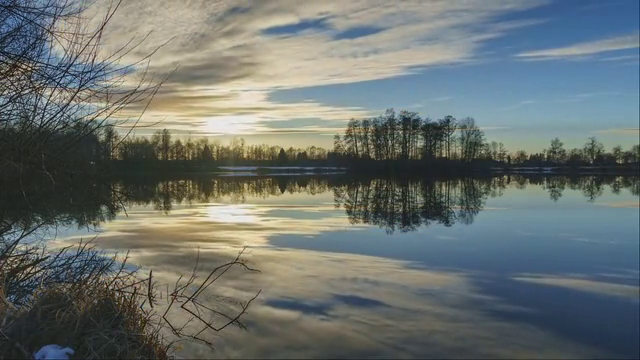
#> input picture frame 37 of test.mp4, 640 x 360 px, given in place of the camera
$ jupyter execute --allow-errors test.ipynb   (shell and % lines are left out)
#> lines starting #> are read from the running program, lines starting #| are printed output that depends on the picture; after the words box and inside, x2 and y2 are one past the last pixel; in counts of white or black regions, pixels touching at a corner belong together
[cell 1]
# ex001_check_version.py

import mujoco

print("MuJoCo version:", mujoco.__version__)

[cell 2]
import cv2

[cell 3]
import cv2

[cell 4]
cv2.__version__

[cell 5]
import cv2

cap = cv2.VideoCapture(0)

if not cap.isOpened():
    print("카메라를 열 수 없습니다.")
else:
    print("카메라가 정상적으로 열렸습니다.")

cap.release()

[cell 6]
import cv2

cap = cv2.VideoCapture(0)

if not cap.isOpened():
    print("카메라를 열 수 없습니다.")
else:
    while True:
        ret, frame = cap.read()
#> frame is the input picture: shape (360, 640, 3); mean B, G, R 111.4, 114.3, 107.3

        if not ret:
            print("프레임을 읽을 수 없습니다.")
            break

        cv2.imshow("Camera Frame", frame)

        if cv2.waitKey(1) == ord('q'):
#> (key q is pressed here)
            break
        #cv2.waitkey(0)
    cap.release()
    cv2.destroyAllWindows()

[cell 7]
import cv2
import time

cap = cv2.VideoCapture(0)

if not cap.isOpened():
    print("카메라를 열 수 없습니다.")
else:
    prev_time = time.time()

    while True:
        ret, frame = cap.read()

        if not ret:
            print("프레임을 읽을 수 없습니다.")
            break

        current_time = time.time()
        elapsed_time = current_time - prev_time
        prev_time = current_time

        if elapsed_time > 0:
            fps = 1.0 / elapsed_time
        else:
            fps = 0

        cv2.putText(
            frame,
            f"FPS: {fps:.2f}",
            (20, 40),
            cv2.FONT_HERSHEY_SIMPLEX,
            1.0,
            (0, 255, 0),
            2
        )
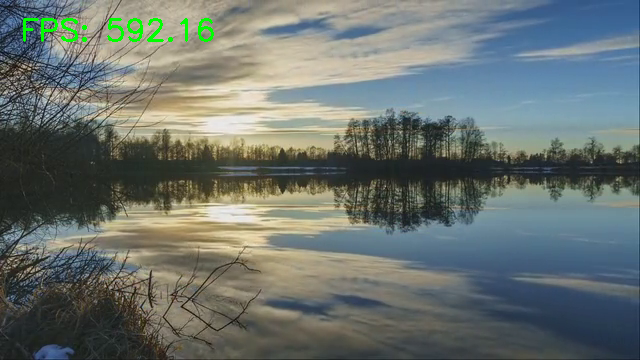
#> frame: shape (360, 640, 3); 0.57% of pixels changed, all inside (x1, y1, x2, y2) = (23, 18, 214, 42)

        cv2.imshow("FPS Camera", frame)

        if cv2.waitKey(1) == ord('q'):
#> (key q is pressed here)
            break

    cap.release()
    cv2.destroyAllWindows()

[cell 8]
import cv2

video_path = "test.mp4"

cap = cv2.VideoCapture(video_path)

if not cap.isOpened():
    print("비디오 파일을 열 수 없습니다.")
else:
    while True:
        ret, frame = cap.read()

        if not ret:
            print("비디오가 끝났거나 프레임을 읽을 수 없습니다.")
            break

        cv2.imshow("Video File", frame)

        if cv2.waitKey(30) == ord('q'):
#> (key q is pressed here)
            break

    cap.release()
    cv2.destroyAllWindows()

[cell 9]
import cv2

cap = cv2.VideoCapture(0)

if not cap.isOpened():
    print("카메라를 열 수 없습니다.")
else:
    while True:
        ret, frame = cap.read()

        if not ret:
            print("프레임을 읽을 수 없습니다.")
            break

        gray = cv2.cvtColor(frame, cv2.COLOR_BGR2HSV)
#> gray: shape (360, 640, 3); mean H, S, V 61.7, 57.9, 124

        cv2.imshow("Original Camera", frame)
        cv2.imshow("Gray Camera", gray)

        if cv2.waitKey(1) == ord('q'):
#> (key q is pressed here)
            break

    cap.release()
    cv2.destroyAllWindows()

[cell 10]
import cv2

cap = cv2.VideoCapture(0)

if not cap.isOpened():
    print("카메라를 열 수 없습니다.")
else:
    while True:
        ret, frame = cap.read()

        if not ret:
            print("프레임을 읽을 수 없습니다.")
            break

        gray = cv2.cvtColor(frame, cv2.COLOR_BGR2GRAY)
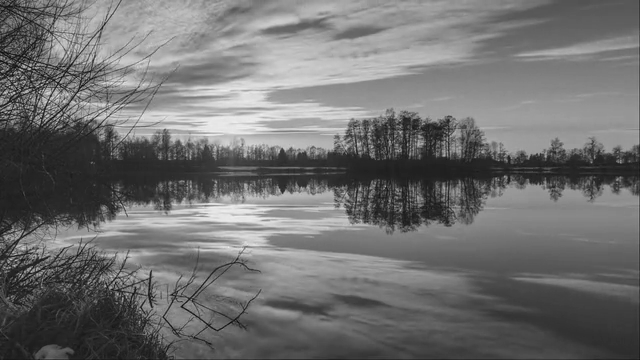
#> gray: shape (360, 640); min 10, max 239, mean 111.9

        blurred = cv2.GaussianBlur(gray, (5, 5), 0)

        edges = cv2.Canny(blurred, 50, 150)
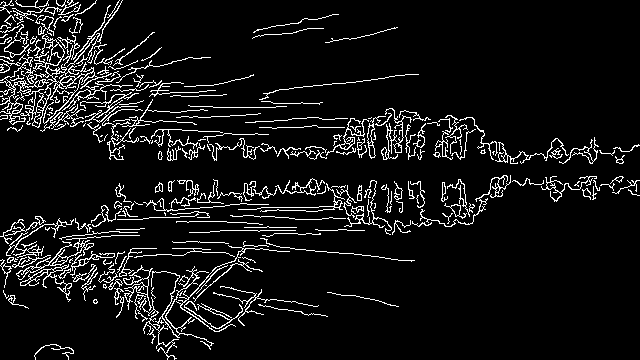
#> edges: shape (360, 640); 7.8% white in thin lines or dots

        cv2.imshow("Original Camera", frame)
        cv2.imshow("Canny Edge Camera", edges)

        if cv2.waitKey(1) == ord('q'):
#> (key q is pressed here)
            break

    cap.release()
    cv2.destroyAllWindows()

[cell 11]
import cv2
import numpy as np

image_path = "practice_images/sample.jpg"

image = cv2.imread(image_path)
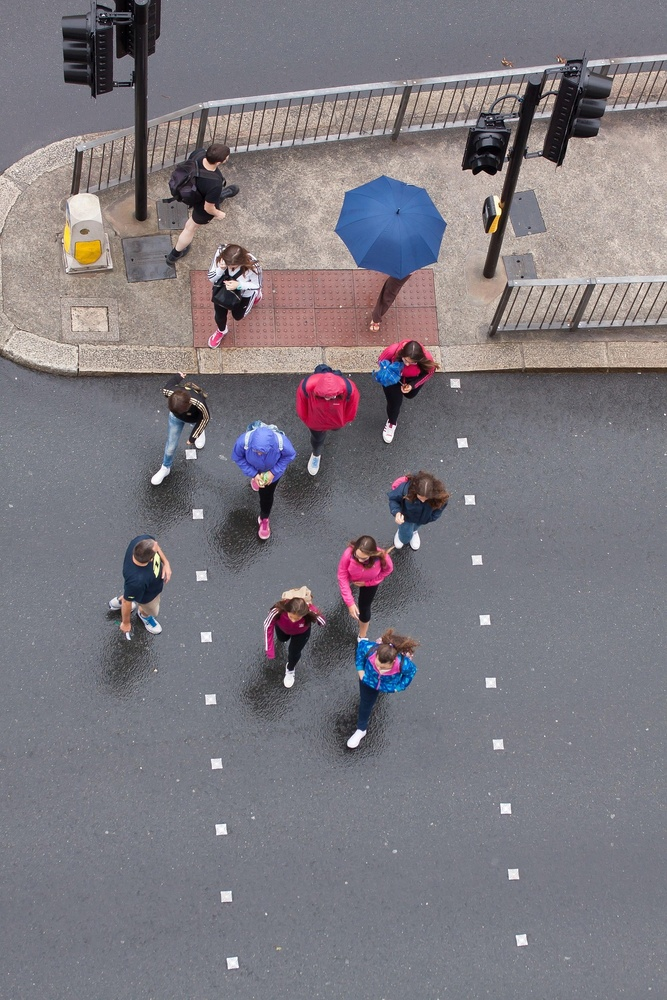
#> input picture practice_images/sample.jpg, 667 x 1000 px, shrunk from 1280 x 1920 before the run
#> image is the input picture: shape (1000, 667, 3); mean B, G, R 127.9, 121.5, 125.5

if image is None:
    print("이미지를 읽을 수 없습니다.")
else:
    hsv = cv2.cvtColor(image, cv2.COLOR_BGR2HSV)
#> hsv: shape (1000, 667, 3); mean H, S, V 94.2, 32.5, 134.8

    lower_color = np.array([100, 100, 100])
    upper_color = np.array([130, 255, 255])

    mask = cv2.inRange(hsv, lower_color, upper_color)
#> mask: shape (1000, 667); 1.9% white; 23 white regions (11 under 20 px), largest, box (x1, y1, x2, y2) and area: (336, 176, 446, 279) 7981, (231, 428, 296, 482) 2085, (355, 640, 417, 693) 1369

    result = cv2.bitwise_and(image, image, mask=mask)

    cv2.imshow("Original Image", image)
    cv2.imshow("HSV Mask", mask)
    cv2.imshow("Color Extract Result", result)

    cv2.waitKey(0)
    cv2.destroyAllWindows()

[cell 12]
import cv2
import numpy as np

image_path = "practice_images/sample.jpg"

image = cv2.imread(image_path)

if image is None:
    print("이미지를 읽을 수 없습니다.")
else:
    hsv = cv2.cvtColor(image, cv2.COLOR_BGR2HSV)

    lower_red1 = np.array([0, 100, 100])
    upper_red1 = np.array([10, 255, 255])

    lower_red2 = np.array([170, 100, 100])
    upper_red2 = np.array([179, 255, 255])

    mask1 = cv2.inRange(hsv, lower_red1, upper_red1)
#> mask1: shape (1000, 667); 0.15% white in thin lines or dots, all inside (x1, y1, x2, y2) = (123, 59, 564, 668)
    mask2 = cv2.inRange(hsv, lower_red2, upper_red2)
#> mask2: shape (1000, 667); 0.54% white; 36 white regions (22 under 20 px), largest, box (x1, y1, x2, y2) and area: (296, 374, 361, 431) 2702, (378, 338, 413, 361) 242, (403, 362, 420, 377) 113

    red_mask = cv2.bitwise_or(mask1, mask2)
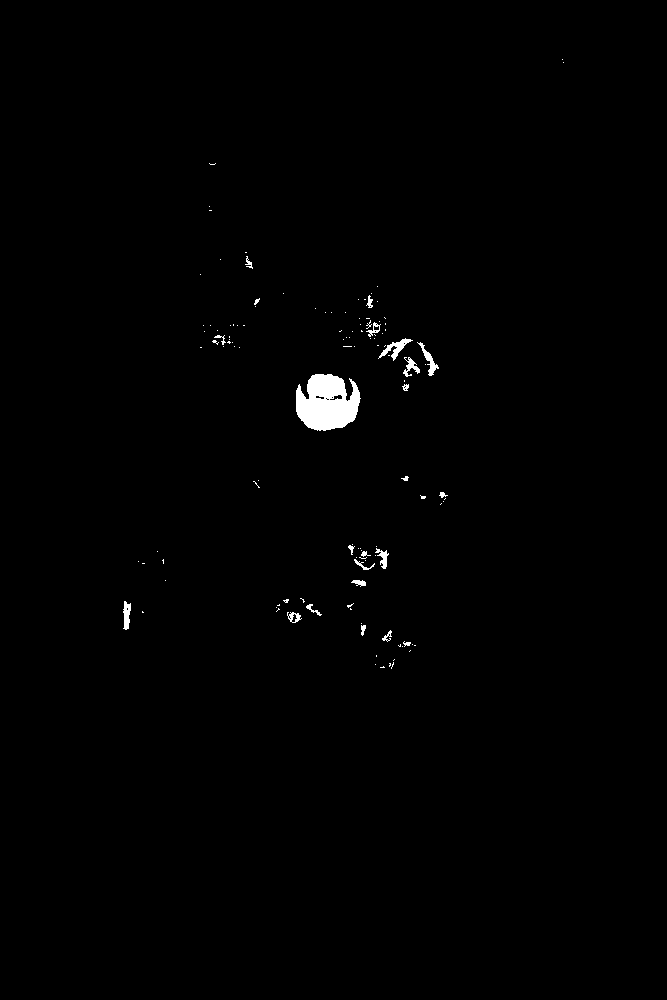
#> red_mask: shape (1000, 667); 0.69% white; 124 white regions (101 under 20 px), largest, box (x1, y1, x2, y2) and area: (296, 374, 361, 431) 2702, (378, 338, 413, 361) 244, (417, 342, 439, 376) 188

    red_result = cv2.bitwise_and(image, image, mask=red_mask)

    cv2.imshow("Original Image", image)
    cv2.imshow("Red Mask", red_mask)
    cv2.imshow("Red Object Result", red_result)

    cv2.waitKey(0)
    cv2.destroyAllWindows()

[cell 13]
import mujoco

#> (the rest of this cell did not finish here and is left out)

[cell 14]
import time
import mujoco
import mujoco.viewer

#> (the rest of this cell did not finish here and is left out)

[cell 15]
import time
import mujoco
import mujoco.viewer

#> (the rest of this cell did not finish here and is left out)

[cell 16]
import time
import math
import mujoco
import mujoco.viewer

#> (the rest of this cell did not finish here and is left out)

[cell 17]
import cv2
import matplotlib.pyplot as plt

image_path = "practice_images/sample.jpg"

image = cv2.imread(image_path)

if image is None:
    print("이미지를 읽을 수 없습니다.")
else:
    gray = cv2.cvtColor(image, cv2.COLOR_BGR2GRAY)
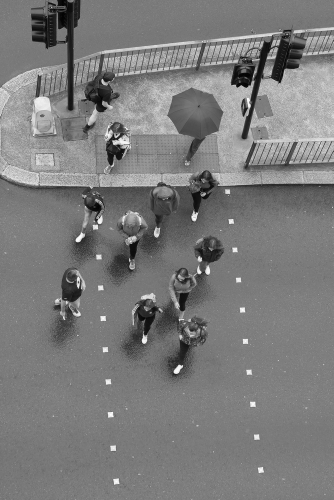
#> gray: shape (1000, 667) (shown at 1/2 size); min 0, max 255, mean 123.4

    equalized = cv2.equalizeHist(gray)
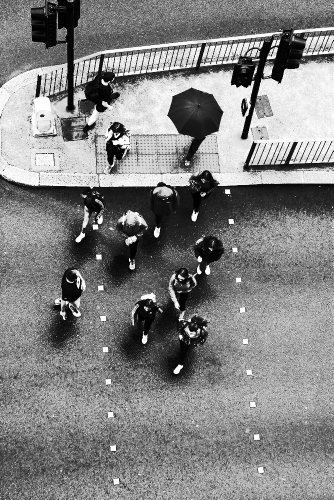
#> equalized: shape (1000, 667) (shown at 1/2 size); min 0, max 255, mean 130.2

    hist_original = cv2.calcHist([gray], [0], None, [256], [0, 256])
#> hist_original = 256 values, max 33556 at index 123, min 8 at index 255, mean 2605.5
    hist_equalized = cv2.calcHist([equalized], [0], None, [256], [0, 256])
#> hist_equalized = 256 values, max 33556 at index 134, min 0 at index 49, mean 2605.5

    cv2.imshow("Original Gray", gray)
    cv2.imshow("Equalized Gray", equalized)

    plt.figure()
    plt.title("Histogram Comparison")
    plt.plot(hist_original, label="Original")
    plt.plot(hist_equalized, label="Equalized")
    plt.xlim([0, 256])
    plt.legend()
    plt.show()
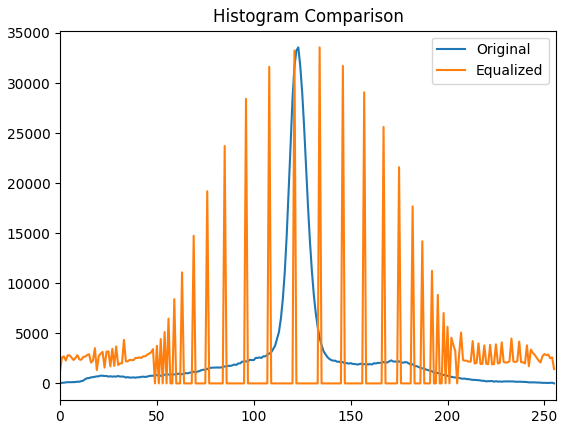
#> figure drawn by matplotlib, 1 panel; curve peaks at x = 123, y = 33556; curve peaks at x = 134, y = 33556

    cv2.waitKey(0)
    cv2.destroyAllWindows()

[cell 18]
import cv2

image_path = "practice_images/sample.jpg"

image = cv2.imread(image_path)

if image is None:
    print("이미지를 읽을 수 없습니다.")
else:
    gray = cv2.cvtColor(image, cv2.COLOR_BGR2GRAY)

    equalized = cv2.equalizeHist(gray)

    clahe = cv2.createCLAHE(
        clipLimit=2.0,
        tileGridSize=(8, 8)
    )

    clahe_image = clahe.apply(gray)
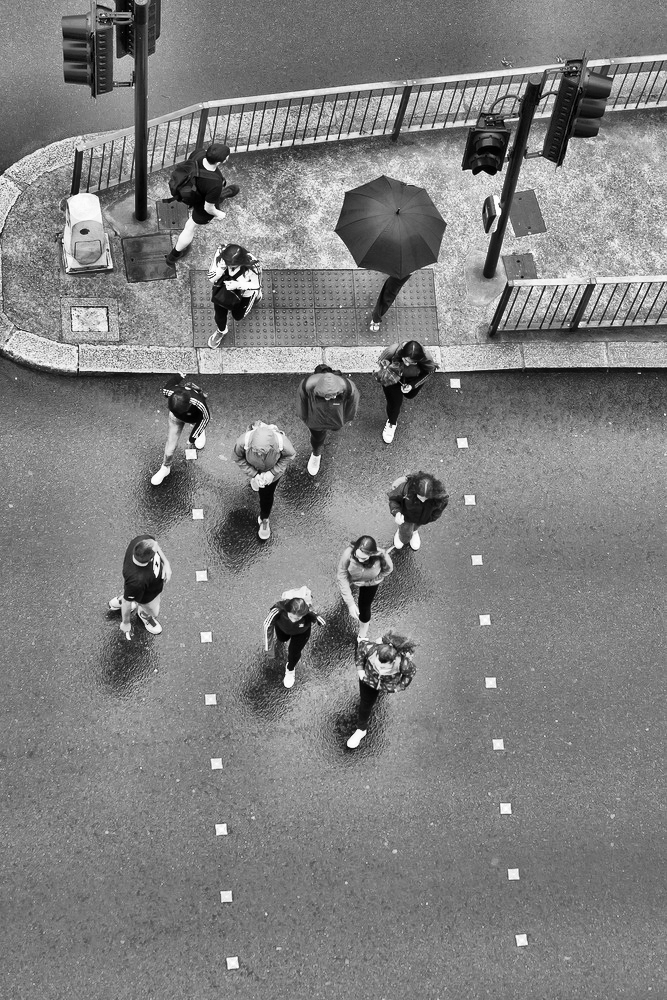
#> clahe_image: shape (1000, 667); min 0, max 255, mean 128

    cv2.imshow("Original Gray", gray)
    cv2.imshow("Histogram Equalization", equalized)
    cv2.imshow("CLAHE", clahe_image)

    cv2.waitKey(0)
    cv2.destroyAllWindows()

[cell 19]
import cv2

image_path = "practice_images/sample.jpg"

image = cv2.imread(image_path)

if image is None:
    print("이미지를 읽을 수 없습니다.")
else:
    gray = cv2.cvtColor(image, cv2.COLOR_BGR2GRAY)

    orb = cv2.ORB_create(nfeatures=500)

    keypoints, descriptors = orb.detectAndCompute(gray, None)
#> keypoints = 500 keypoints; strongest (x, y, size): (231, 274, 31), (222, 329, 31), (232, 274, 44.6), (230, 274, 37.2)

    result = cv2.drawKeypoints(
        image,
        keypoints,
        None,
        color=(0, 255, 0),
        flags=0
    )

    print("검출된 특징점 개수:", len(keypoints))
#| 검출된 특징점 개수: 500

    if descriptors is not None:
        print("Descriptor shape:", descriptors.shape)
#| Descriptor shape: (500, 32)

    cv2.imshow("ORB Keypoints", result)

    cv2.waitKey(0)
    cv2.destroyAllWindows()

$ run again, starting later in the video
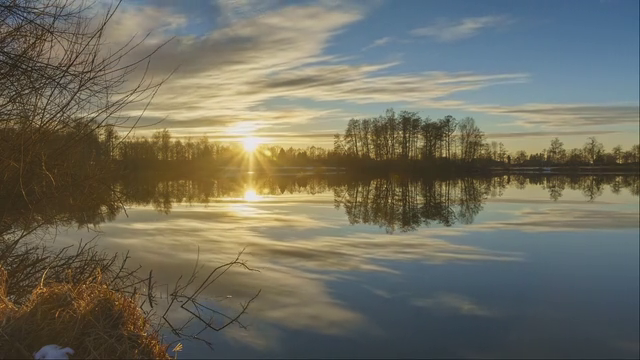
#> input picture frame 169 of test.mp4, 640 x 360 px, given in place of the camera
#> frame is the input picture: shape (360, 640, 3); mean B, G, R 96.2, 110.7, 112.9
#> frame: shape (360, 640, 3); 0.58% of pixels changed, all inside (x1, y1, x2, y2) = (23, 18, 214, 42)
#> `edges = cv2.Canny(blurred, 50, 150)`:
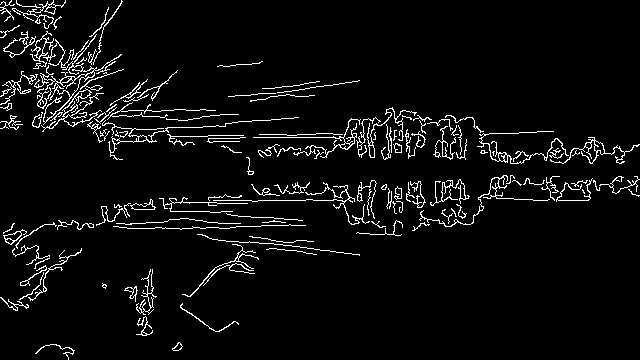
#> edges: shape (360, 640); 5% white in thin lines or dots
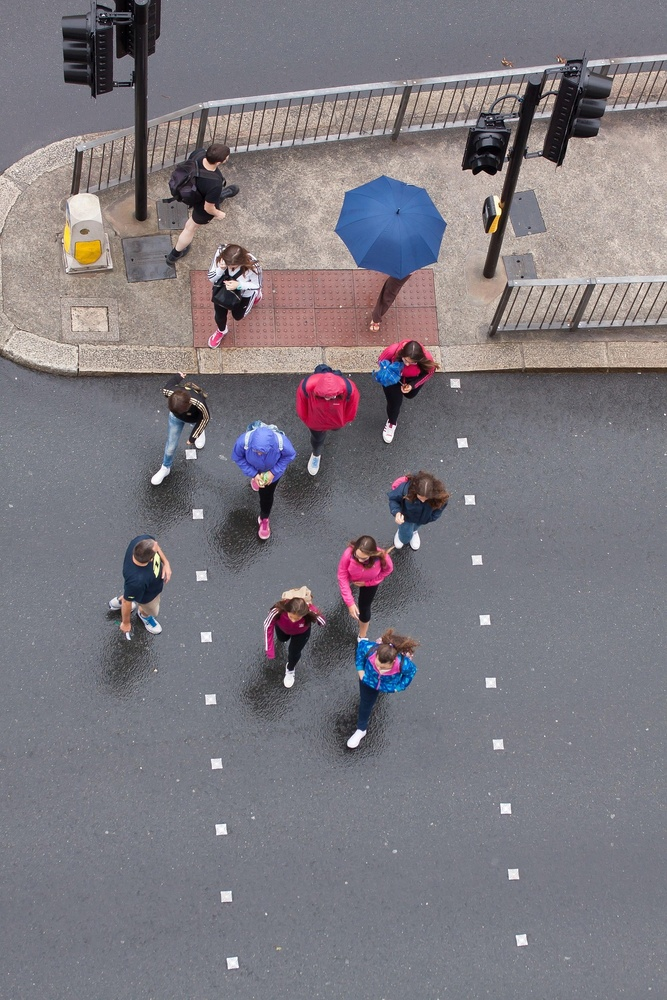
#> input picture practice_images/sample.jpg, 667 x 1000 px, shrunk from 1280 x 1920 before the run
#> image is the input picture: shape (1000, 667, 3); mean B, G, R 127.9, 121.5, 125.5
#> hsv: shape (1000, 667, 3); mean H, S, V 94.2, 32.5, 134.8
#> mask: shape (1000, 667); 1.9% white; 23 white regions (11 under 20 px), largest, box (x1, y1, x2, y2) and area: (336, 176, 446, 279) 7981, (231, 428, 296, 482) 2085, (355, 640, 417, 693) 1369
#> mask1: shape (1000, 667); 0.15% white in thin lines or dots, all inside (x1, y1, x2, y2) = (123, 59, 564, 668)
#> mask2: shape (1000, 667); 0.54% white; 36 white regions (22 under 20 px), largest, box (x1, y1, x2, y2) and area: (296, 374, 361, 431) 2702, (378, 338, 413, 361) 242, (403, 362, 420, 377) 113
#> red_mask: shape (1000, 667); 0.69% white; 124 white regions (101 under 20 px), largest, box (x1, y1, x2, y2) and area: (296, 374, 361, 431) 2702, (378, 338, 413, 361) 244, (417, 342, 439, 376) 188
#> hist_original = 256 values, max 33556 at index 123, min 8 at index 255, mean 2605.5
#> hist_equalized = 256 values, max 33556 at index 134, min 0 at index 49, mean 2605.5
#> keypoints = 500 keypoints; strongest (x, y, size): (231, 274, 31), (222, 329, 31), (232, 274, 44.6), (230, 274, 37.2)
#| 검출된 특징점 개수: 500
#| Descriptor shape: (500, 32)
